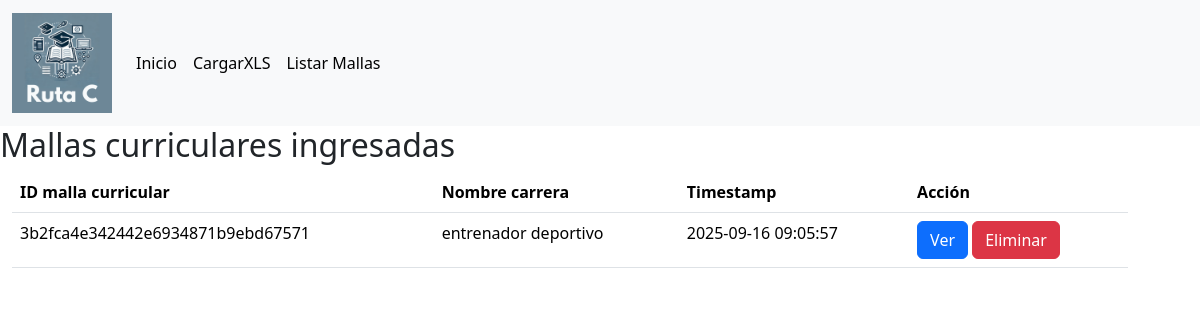
The app's page /listarmallas, older data.
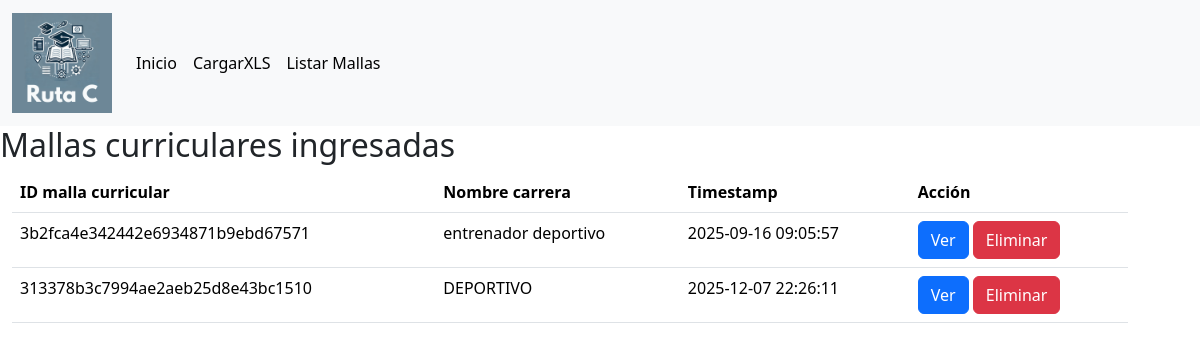
The same page, newer data.
### tables this page shows
CREATE TABLE mallas (
                   idmalla varchar(100),
                   nombre_carrera varchar(50),
                   jsonpayload text,
                   fecha_creacion text);

### mallagraf2.py (the view)
@app.route("/listarmallas")
def listarmallas():
    conn = sqlite3.connect("mallas.db")
    cursor = conn.cursor()
    result = cursor.execute("SELECT * FROM mallas")
    lista_mallas = []
    for row in result:
        malla = {
            'idmalla': row[0],
            'nombre_carrera': row[1],
            'jsonpayload': json.loads(row[2]),
            'fecha_creacion': row[3]
        }
        lista_mallas.append(malla)
    return render_template("listarmallas.html", lista_mallas=lista_mallas)

### templates/listarmallas.html
{% extends "base.html" %}
{% block content %}
    <h2>Mallas curriculares ingresadas</h2>
    <div class="container-lg tabla-scrolleable" id="listado-asignaturas">
        <table class="table" data-toggle="table" id="tabla-asignaturas">
          <thead id="tabla-asignaturas-header">
            <th scope="col">ID malla curricular</th>
            <th scope="col">Nombre carrera</th>
            <th scope="col">Timestamp</th>
            <th scope="col">Acción</th>
          </thead>
          <tbody id="tabla-asignaturas-body">
            {% for m in lista_mallas %}
            <tr>
                <td>{{ m["idmalla"] }}</td>
                <td>{{ m["nombre_carrera"]}}</td>
                <td>{{ m["fecha_creacion"] }}</td>
                <td>
                  <div>
                    <a href={{ url_for('renderizamalla', filename=m['idmalla'], nombre_carrera=m['nombre_carrera']) }} class="btn btn-primary">Ver</a>
                    <a href={{ url_for('eliminarmalla', idmalla=m['idmalla']) }} class="btn btn-danger">Eliminar</a>
                  </div>
                </td>
            </tr>
            {% endfor %}
          </tbody>
        </table>
      </div>
{% endblock %}

### templates/base.html (shortened to what this page needs)
<!DOCTYPE html>
<html>
    <head>
        <link rel="stylesheet" href="https://cdn.jsdelivr.net/npm/bootstrap-table@1.23.2/dist/bootstrap-table.min.css">
        <link href="https://cdn.jsdelivr.net/npm/bootstrap@5.3.3/dist/css/bootstrap.min.css" rel="stylesheet">
        <link rel="stylesheet" href="/static/css/style.css">
    </head>
    <body>
        <header>
            <nav class="navbar navbar-expand-lg bg-body-tertiary">
                <div class="container-fluid">
                  <a class="navbar-brand" href="#"><img src="/static/logo-ruta-c.png" width="100" height="100" class="d-inline-block" alt="Logo Ruta C"></a>
                  <div class="collapse navbar-collapse" id="navbarSupportedContent">
                    <ul class="navbar-nav me-auto mb-2 mb-lg-0">
                        <li class="nav-item">
                            <a class="nav-link active" aria-current="page" href={{ url_for('index') }} >Inicio</a>
                        </li>
                        <li class="nav-item">
                            <a class="nav-link active" aria-current="page" href={{ url_for('cargarxls') }} >CargarXLS</a>
                        </li>
                        <li>
                            <a class="nav-link active" aria-current="page" href={{ url_for('listarmallas') }} >Listar Mallas</a>
                        </li>
                    </ul>
                  </div>
                </div>
              </nav>
        </header>
        <main>
            {% block content %}
            {% endblock %}
        </main>
    </body>
</html>

### static/css/style.css (style rules this page uses)
td, th { padding: 10px; margin: 10px; }
.tabla-scrolleable { display:inline-block; overflow-x:auto; }

Row changes from the older to the newer data that the page shows:
added mallas: idmalla "313378b3c7994ae2aeb25d8e43bc1510", nombre_carrera "DEPORTIVO", fecha_creacion "2025-12-07 22:26:11"
